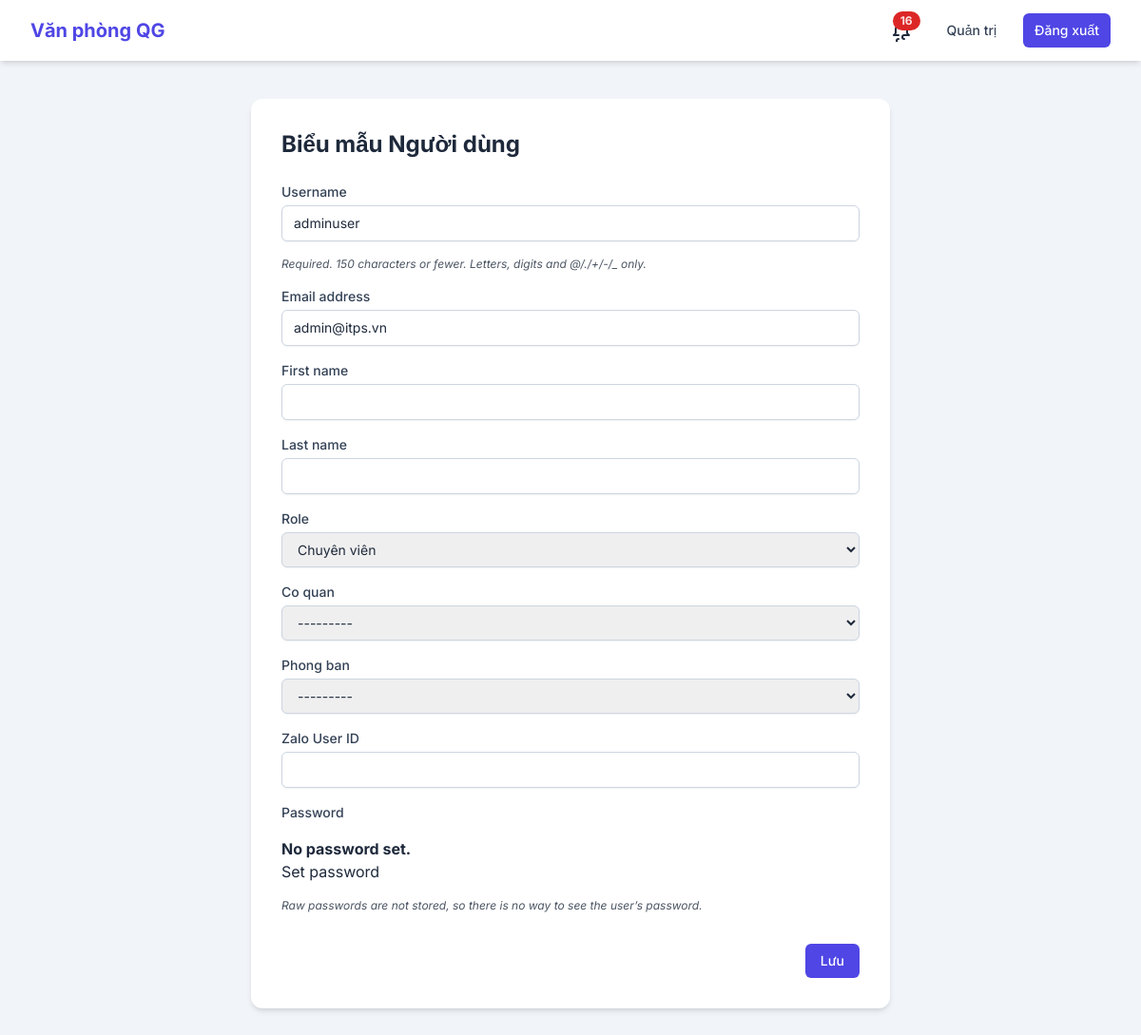
Page /users/users/1/update/ (signed in) on the committed database.
### users/models.py (models this page shows)
class CustomUser(AbstractUser):
    class Role(models.TextChoices):
        LANH_DAO_CO_QUAN = 'LANH_DAO_CO_QUAN', 'Lãnh đạo Cơ quan'
        LANH_DAO_VAN_PHONG = 'LANH_DAO_VAN_PHONG', 'Lãnh đạo Văn phòng'
        LANH_DAO_PHONG = 'LANH_DAO_PHONG', 'Lãnh đạo Phòng'
        CHUYEN_VIEN_VAN_PHONG = 'CHUYEN_VIEN_VAN_PHONG', 'Chuyên viên Văn phòng'
        CHUYEN_VIEN_PHONG = 'CHUYEN_VIEN_PHONG', 'Chuyên viên Phòng'
        CHUYEN_VIEN = 'CHUYEN_VIEN', 'Chuyên viên'
    role = models.CharField(max_length=50, choices=Role.choices, default=Role.CHUYEN_VIEN_PHONG)
    co_quan = models.ForeignKey('core.CoQuan', on_delete=models.CASCADE, null=True, blank=True)
    phong_ban = models.ForeignKey('core.PhongBan', on_delete=models.CASCADE, null=True, blank=True)
    zalo_user_id = models.CharField(max_length=255, blank=True, null=True, verbose_name='Zalo User ID')

### users/views.py (the view)
# urls.py: path('users/<int:pk>/update/', views.user_update, name='user_update'),
@login_required
def user_update(request, pk):
    user_obj = get_object_or_404(CustomUser, pk=pk)
    if request.user.is_authenticated and request.user.role == 'admin_co_quan':
        if user_obj.co_quan != request.user.co_quan:
            messages.error(request, 'Bạn không có quyền cập nhật người dùng này.')
            return redirect('user_list')
        if user_obj == request.user:
            messages.warning(request, 'Bạn không thể tự thay đổi vai trò hoặc cơ quan của mình.')
    if request.method == 'POST':
        form = CustomUserChangeForm(request.POST, instance=user_obj, user=request.user) # Pass user to form
        if form.is_valid():
            updated_user = form.save(commit=False)
            if request.user.is_authenticated and request.user.role == 'admin_co_quan':
                updated_user.co_quan = user_obj.co_quan # Keep original co_quan for admin_co_quan
            updated_user.save()
            messages.success(request, 'Người dùng đã được cập nhật thành công.')
            return redirect('user_detail', pk=pk)
    else:
        form = CustomUserChangeForm(instance=user_obj, user=request.user) # Pass user to form
    return render(request, 'users/user_form.html', {'form': form})

### users/forms.py (shortened to what this page needs)
class CustomUserChangeForm(UserChangeForm):
    class Meta(UserChangeForm.Meta):
        model = CustomUser
        fields = ('username', 'email', 'first_name', 'last_name', 'role', 'co_quan', 'phong_ban', 'zalo_user_id')
    def __init__(self, *args, **kwargs):
        self.request_user = kwargs.pop('user', None) # Get the request.user
        super().__init__(*args, **kwargs)
        self.fields['co_quan'].queryset = CoQuan.objects.all()
        self.fields['phong_ban'].queryset = PhongBan.objects.all()

### core/models.py (called while the page is built)
    def __str__(self):
        return self.name

    def __str__(self):
        return self.name

### users/templates/users/user_form.html (shortened to what this page needs)
{% extends 'core/base.html' %}
{% load i18n %}
{% block content %}
    <div class="max-w-2xl mx-auto bg-white p-8 rounded-xl shadow-md">
        <h1 class="text-2xl font-bold text-slate-800 mb-6">{% trans "Biểu mẫu Người dùng" %}</h1>
        <form method="post">
            <div class="space-y-4">
                {% for field in form %}
                    <p>
                        <label class="block text-sm font-medium text-slate-700 mb-1" for="{{ field.id_for_label }}">{{ field.label }}</label>
                        {{ field }}
                        {% if field.help_text %}
                            <p class="text-gray-600 text-xs italic mt-1">{{ field.help_text }}</p>
                        {% endif %}
                    </p>
                {% endfor %}
            </div>
            <div class="flex items-center justify-end mt-8 space-x-4">
                <button type="submit" class="px-4 py-2 rounded-md text-sm font-medium text-white bg-indigo-600 hover:bg-indigo-700 transition-colors">{% trans "Lưu" %}</button>
            </div>
        </form>
    </div>
{% endblock %}

### core/templates/core/base.html (style rules this page uses)
body { font-family: 'Inter', sans-serif; }

### rows in the picture
CustomUser: form "adminuser" "admin@itps.vn" "Chuyên viên" "---------" "---------" "No password set. Set password"

### other values in the picture
{{ field.label }} "Username" "Email address" "First name" "Last name" "Role" "Co quan" "Phong ban" "Zalo User ID" "Password"
{{ field.help_text }} "Required. 150 characters or fewer. Letters, digits and @/./+/-/_ only." "Raw passwords are not stored, so there is no way to see the user’s password."
